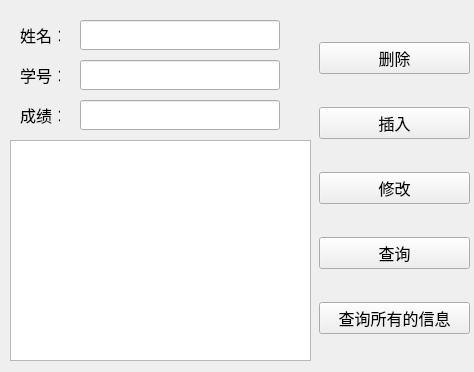
<?xml version="1.0" encoding="UTF-8"?>
<ui version="4.0">
 <class>Widget</class>
 <widget class="QWidget" name="Widget">
  <property name="geometry">
   <rect>
    <x>0</x>
    <y>0</y>
    <width>474</width>
    <height>372</height>
   </rect>
  </property>
  <property name="windowTitle">
   <string>Widget</string>
  </property>
  <widget class="QLabel" name="label">
   <property name="geometry">
    <rect>
     <x>20</x>
     <y>20</y>
     <width>40</width>
     <height>30</height>
    </rect>
   </property>
   <property name="font">
    <font>
     <pointsize>12</pointsize>
    </font>
   </property>
   <property name="text">
    <string>姓名：</string>
   </property>
  </widget>
  <widget class="QLineEdit" name="lineEditName">
   <property name="geometry">
    <rect>
     <x>80</x>
     <y>20</y>
     <width>200</width>
     <height>30</height>
    </rect>
   </property>
   <property name="font">
    <font>
     <pointsize>16</pointsize>
    </font>
   </property>
   <property name="text">
    <string/>
   </property>
  </widget>
  <widget class="QLineEdit" name="lineEditNumber">
   <property name="geometry">
    <rect>
     <x>80</x>
     <y>60</y>
     <width>200</width>
     <height>30</height>
    </rect>
   </property>
   <property name="font">
    <font>
     <pointsize>16</pointsize>
    </font>
   </property>
  </widget>
  <widget class="QLabel" name="label_2">
   <property name="geometry">
    <rect>
     <x>20</x>
     <y>60</y>
     <width>40</width>
     <height>30</height>
    </rect>
   </property>
   <property name="font">
    <font>
     <pointsize>12</pointsize>
    </font>
   </property>
   <property name="text">
    <string>学号：</string>
   </property>
  </widget>
  <widget class="QLineEdit" name="lineEditScore">
   <property name="geometry">
    <rect>
     <x>80</x>
     <y>100</y>
     <width>200</width>
     <height>30</height>
    </rect>
   </property>
   <property name="font">
    <font>
     <pointsize>16</pointsize>
    </font>
   </property>
  </widget>
  <widget class="QLabel" name="label_3">
   <property name="geometry">
    <rect>
     <x>20</x>
     <y>100</y>
     <width>40</width>
     <height>30</height>
    </rect>
   </property>
   <property name="font">
    <font>
     <pointsize>12</pointsize>
    </font>
   </property>
   <property name="text">
    <string>成绩：</string>
   </property>
  </widget>
  <widget class="QTextEdit" name="textEdit">
   <property name="geometry">
    <rect>
     <x>10</x>
     <y>140</y>
     <width>301</width>
     <height>221</height>
    </rect>
   </property>
  </widget>
  <widget class="QWidget" name="verticalLayoutWidget">
   <property name="geometry">
    <rect>
     <x>319</x>
     <y>15</y>
     <width>151</width>
     <height>351</height>
    </rect>
   </property>
   <layout class="QVBoxLayout" name="verticalLayout">
    <item>
     <widget class="QPushButton" name="btnDelete">
      <property name="font">
       <font>
        <pointsize>12</pointsize>
       </font>
      </property>
      <property name="text">
       <string>删除</string>
      </property>
     </widget>
    </item>
    <item>
     <widget class="QPushButton" name="btnInsert">
      <property name="font">
       <font>
        <pointsize>12</pointsize>
       </font>
      </property>
      <property name="text">
       <string>插入</string>
      </property>
     </widget>
    </item>
    <item>
     <widget class="QPushButton" name="btnUpdate">
      <property name="font">
       <font>
        <pointsize>12</pointsize>
       </font>
      </property>
      <property name="text">
       <string>修改</string>
      </property>
     </widget>
    </item>
    <item>
     <widget class="QPushButton" name="btnQuery">
      <property name="font">
       <font>
        <pointsize>12</pointsize>
       </font>
      </property>
      <property name="text">
       <string>查询</string>
      </property>
     </widget>
    </item>
    <item>
     <widget class="QPushButton" name="btnQueryAll">
      <property name="font">
       <font>
        <pointsize>12</pointsize>
       </font>
      </property>
      <property name="text">
       <string>查询所有的信息</string>
      </property>
     </widget>
    </item>
   </layout>
  </widget>
 </widget>
 <resources/>
 <connections/>
</ui>
